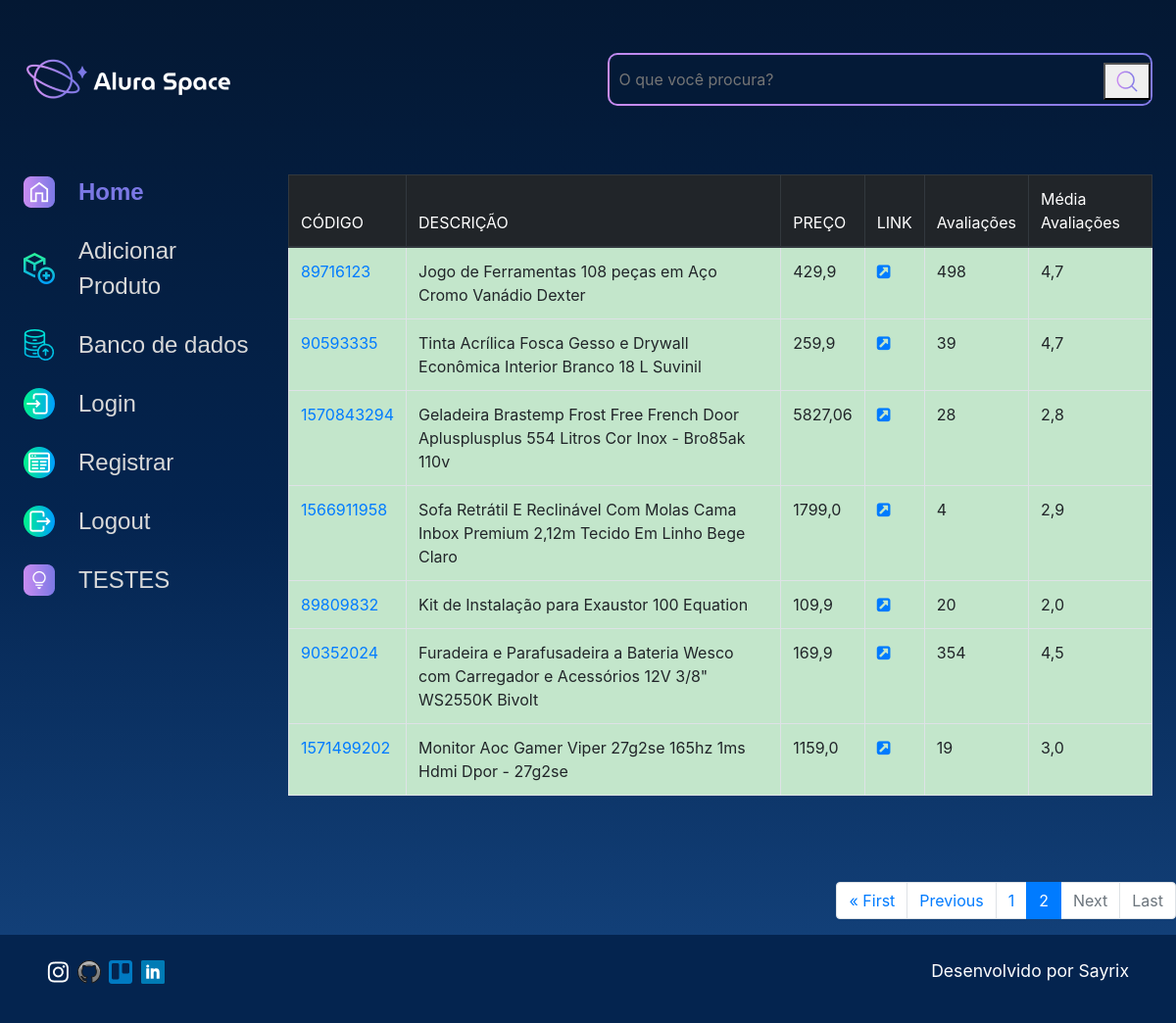
Before: /dados?page=3 with the older database file.
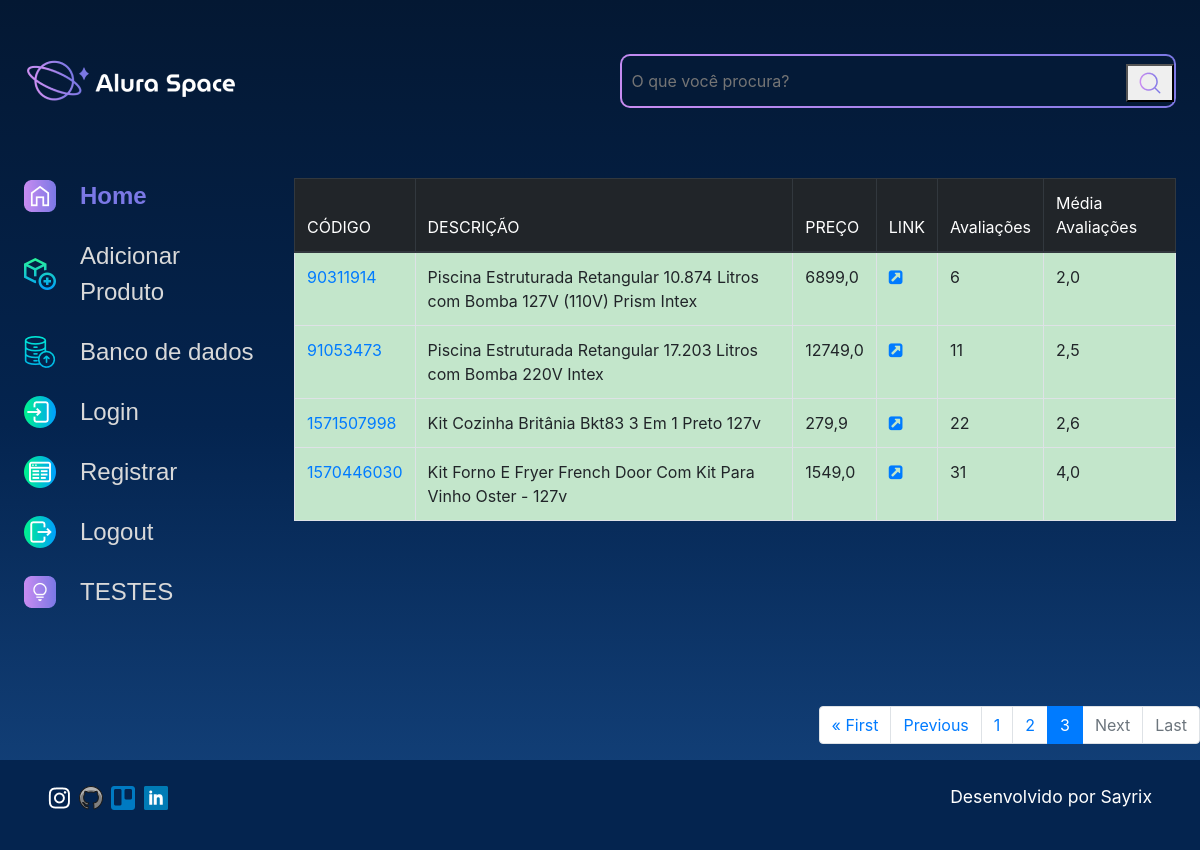
After: the same page with the newer database file.
### produtos/models.py (models this page shows, shortened)
class Produto(models.Model):
    lm = models.CharField(max_length=20, primary_key=True, null=False, blank=False)
    titulo = models.CharField(max_length=130, null=False, blank=False)
    preco = models.FloatField(max_length=10, null=False, blank=False)
    link = models.CharField(max_length=250, null=False, blank=False)
    avaliacoes = models.IntegerField(null=False, blank=False)
    media_avaliacoes = models.FloatField(max_length=4, null=False, blank=False)
    data_produto = models.DateTimeField(default=datetime.now, blank=False)
    foto = models.ImageField(blank=True)
    info_produto = models.CharField(max_length=1000, null=False, blank=False)
    usuario = models.ForeignKey(
        to=User,
        on_delete=models.SET_NULL,
        null=True,
        blank=False,
        related_name="user",
    )

### produtos/views.py (the view)
# urls.py: path('dados', dados, name='dados'),
def dados(request):
    dados = Produto.objects.all()
    p = Paginator(Produto.objects.all(), 10)
    page = request.GET.get('page')
    dados_organizados = p.get_page(page)
    nums = "i" * dados_organizados.paginator.num_pages
    return render(request, 'produtos/dados.html', {'dados': dados, 'dados_organizados': dados_organizados, 'nums': nums})

### templates/produtos/dados.html (shortened to what this page needs)
{% extends 'produtos/base.html' %}
{% load static %}
{% block content %}
        <section>
            <table class="table table-striped table-bordered table-hover">
                <thead class="thead-dark">
                    <tr>
                        <th scope="col">CÓDIGO</th>
                        <th scope="col">DESCRIÇÃO</th>
                        <th scope="col">PREÇO</th>
                        <th scope="col">LINK</th>
                        <th scope="col">Avaliações</th>
                        <th scope="col">Média Avaliações</th>
                    </tr>
                </thead>
                <tbody>
                    {% if dados %}
                    {% for dado in dados_organizados %}
                    <tr class="table-success">
                        <td><a href="{% url 'detalhe_produto' %}?lm={{ dado.lm}}&titulo={{dado.titulo}}&foto={{dado.foto}}" target="_blank">{{ dado.lm }}</a></td>
                        <td>{{ dado.titulo }}</td>
                        <td>{{ dado.preco }}</td>
                        <td><a href="{{ dado.link }}" target="_blank"><i class="fa fa-external-link-square" aria-hidden="true"></i></a></td>
                        <td>{{ dado.avaliacoes }}</td>
                        <td>{{ dado.media_avaliacoes }}</td>
                    </tr>
                    {% endfor %}
                    {%endif%}
                </tbody>
            </table>
        </section>
    </div>
    <br/></br/>
    <nav aria-label="Page navigation example">
        <ul class="pagination justify-content-end">
            {% if dados_organizados.has_previous %}
                <li class="page-item"><a class="page-link" href="?page=1">&laquo First</a></li>
                <li class="page-item"><a class="page-link" href="?page={{dados_organizados.previous_page_number}}">Previous</a></li>
            {% elif not dados_organizados.has_previous %}
                <li class="page-item disabled"><a class="page-link" href="">First</a></li>
                <li class="page-item disabled"><a class="page-link" href="">Previous</a></li>
            {% endif %}
            {% for n in dados_organizados.paginator.page_range %}
                {% if dados_organizados.number == n %}
                    <li class="page-item active">
                    <span class="page-link">{{ n }}</span>
                    </li>
                {% elif n > dados_organizados.number|add:'-3' and n < dados_organizados.number|add:'3' %}
                    <li class="page-item"><a class="page-link" href="?page={{ n }}">{{ n }}</a></li>
                {% endif %}
            {% endfor %}
            {% if dados_organizados.has_next %}
                <li class="page-item"><a class="page-link" href="?page={{ dados_organizados.next_page_number}}"> Next</a></li>
                <li class="page-item"><a class="page-link" href="?page={{ dados_organizados.paginator.num_pages}}"> Last &raquo </a></li>
                {% elif not dados_organizados.has_next %}
                    <li class="page-item disabled"><a class="page-link" href="">Next</a></li>
                    <li class="page-item disabled"><a class="page-link" href="">Last</a></li>
            {% endif %}
        </ul>
    </nav>
{% endblock %}

Changed rows visible on the page:
no longer on this page (row unchanged): Produto: lm "89716123", titulo "Jogo de Ferramentas 108 peças em Aço Cromo Vanádio Dexter", preco "429,9", avaliacoes "498", media_avaliacoes "4,7"
no longer on this page (row unchanged): Produto: lm "90593335", titulo "Tinta Acrílica Fosca Gesso e Drywall Econômica Interior Branco 18 L Suvinil", preco "259,9", avaliacoes "39", media_avaliacoes "4,7"
no longer on this page (row unchanged): Produto: lm "1570843294", titulo "Geladeira Brastemp Frost Free French Door Aplusplusplus 554 Litros Cor Inox - Bro85ak 110v", preco "5827,06", avaliacoes "28", media_avaliacoes "2,8"
no longer on this page (row unchanged): Produto: lm "1566911958", titulo "Sofa Retrátil E Reclinável Com Molas Cama Inbox Premium 2,12m Tecido Em Linho Bege Claro", preco "1799,0", avaliacoes "4", media_avaliacoes "2,9"
no longer on this page (row unchanged): Produto: lm "89809832", titulo "Kit de Instalação para Exaustor 100 Equation", preco "109,9", avaliacoes "20", media_avaliacoes "2,0"
no longer on this page (row unchanged): Produto: lm "90352024", titulo "Furadeira e Parafusadeira a Bateria Wesco com Carregador e Acessórios 12V 3/8\" WS2550K Bivolt", preco "169,9", avaliacoes "354", media_avaliacoes "4,5"
no longer on this page (row unchanged): Produto: lm "1571499202", titulo "Monitor Aoc Gamer Viper 27g2se 165hz 1ms Hdmi Dpor - 27g2se", preco "1159,0", avaliacoes "19", media_avaliacoes "3,0"
added Produto: lm "90311914", titulo "Piscina Estruturada Retangular 10.874 Litros com Bomba 127V (110V) Prism Intex", preco "6899,0", avaliacoes "6", media_avaliacoes "2,0"
added Produto: lm "91053473", titulo "Piscina Estruturada Retangular 17.203 Litros com Bomba 220V Intex", preco "12749,0", avaliacoes "11", media_avaliacoes "2,5"
added Produto: lm "1571507998", titulo "Kit Cozinha Britânia Bkt83 3 Em 1 Preto 127v", preco "279,9", avaliacoes "22", media_avaliacoes "2,6"
added Produto: lm "1570446030", titulo "Kit Forno E Fryer French Door Com Kit Para Vinho Oster - 127v", preco "1549,0", avaliacoes "31", media_avaliacoes "4,0"
Other visible differences:
list line gone: "2"
new list line: "2"
new list line: "3"
